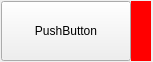
<?xml version="1.0" encoding="UTF-8"?>
<ui version="4.0">
 <class>JSpeButton</class>
 <widget class="qMRMLWidget" name="JSpeButton">
  <property name="geometry">
   <rect>
    <x>0</x>
    <y>0</y>
    <width>153</width>
    <height>62</height>
   </rect>
  </property>
  <property name="styleSheet">
   <string notr="true"/>
  </property>
  <widget class="QLabel" name="lbl_right">
   <property name="geometry">
    <rect>
     <x>131</x>
     <y>1</y>
     <width>20</width>
     <height>60</height>
    </rect>
   </property>
   <property name="styleSheet">
    <string notr="true">background-color: rgb(255, 0, 0);</string>
   </property>
   <property name="text">
    <string/>
   </property>
  </widget>
  <widget class="QLabel" name="lbl_cover">
   <property name="geometry">
    <rect>
     <x>-130</x>
     <y>1</y>
     <width>130</width>
     <height>60</height>
    </rect>
   </property>
   <property name="styleSheet">
    <string notr="true">background-color: rgb(0, 255, 0);</string>
   </property>
   <property name="text">
    <string/>
   </property>
  </widget>
  <widget class="QPushButton" name="btn">
   <property name="geometry">
    <rect>
     <x>1</x>
     <y>1</y>
     <width>130</width>
     <height>60</height>
    </rect>
   </property>
   <property name="text">
    <string>PushButton</string>
   </property>
  </widget>
  <zorder>lbl_right</zorder>
  <zorder>btn</zorder>
  <zorder>lbl_cover</zorder>
 </widget>
 <customwidgets>
  <customwidget>
   <class>qMRMLWidget</class>
   <extends>QWidget</extends>
   <header>qMRMLWidget.h</header>
   <container>1</container>
  </customwidget>
 </customwidgets>
 <resources/>
 <connections/>
</ui>
